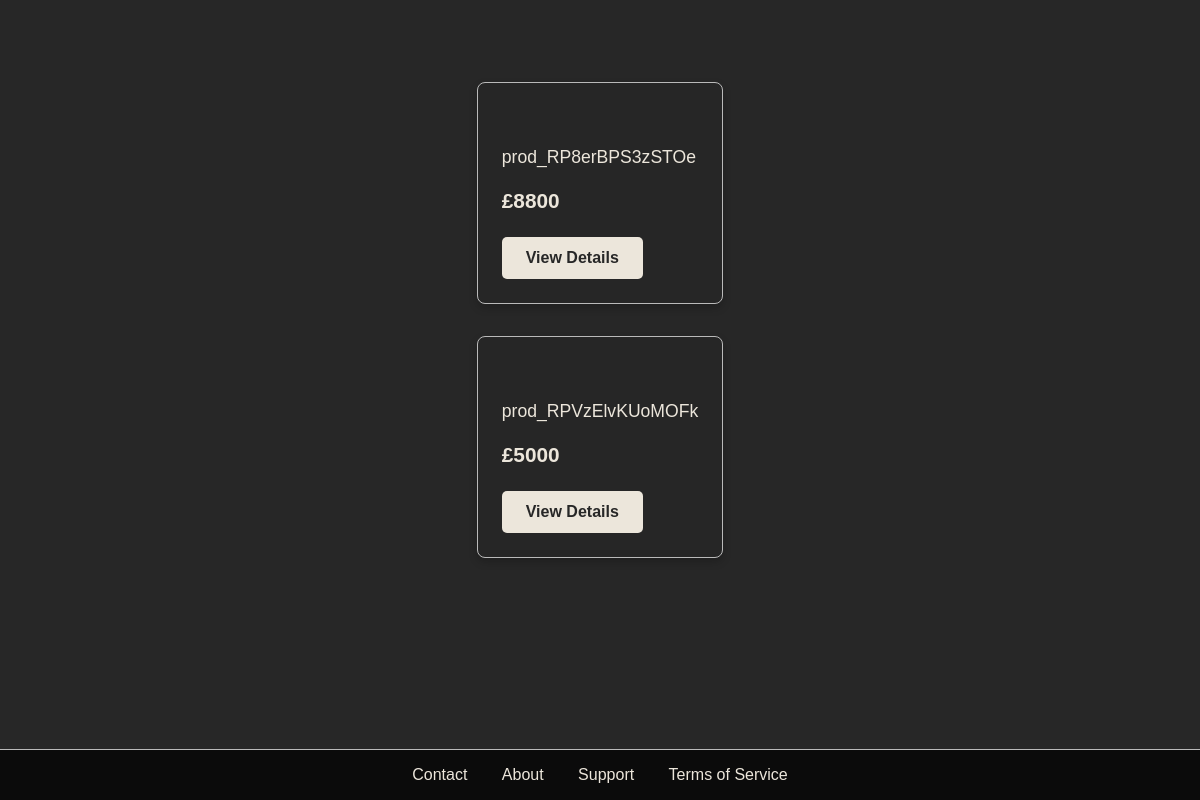
Screenshot of /prices with the database file from the repository.
### pages/classes/price/model.py (models this page shows, shortened)
class Price(models.Model):
    id = models.UUIDField(primary_key=True, default=uuid.uuid4, editable=False)
    currency = models.CharField(max_length=3)
    product = models.CharField(max_length=500)
    unit_amount = models.IntegerField(default=0)
    recurring = models.JSONField(max_length=1024, null=True)
    stripe_price_id = models.CharField(max_length=255, blank=True, null=True)
    created = models.DateTimeField(default=now)
    updated = models.DateTimeField(auto_now=True)
    deleted = models.DateTimeField(null=True, blank=True)

### pages/classes/price/view.py (the view, shortened to what this page needs)
# urls.py: path('prices', PricesView.as_view(), name="prices"),
class PricesView(APIView):
    def get(self, request):
        try:
            account = request.user
            prices = Price.objects.all()
            return render(request, 'prices.html', {'account':account, "prices": prices})
        except Exception as e:
            return Response(data={"error": f"'GET' Method Failed for PricesView: {e}"}, status=400)

### templates/prices.html (shortened to what this page needs)
<!DOCTYPE html>
<html lang="en">
<head>
</head>
<body>
    {% load static %}
    <video class="background-video" autoplay muted loop playsinline>
        <source src="{% static 'projectN.mp4' %}" type="video/mp4">
    </video>
    <div class="container">
        {% for price in prices %}
        <div class="price-card">
            <p class="price-text">{{ price.product }}</p>
            <p class="price-amount">£{{ price.unit_amount }}</p>
            <a href="{% url 'price' price.id %}" class="btn btn-primary">View Details</a>
        </div>
        {% endfor %}
    </div>
    <footer>
        <a href="{% url 'contact' %}">Contact</a>
        <a href="{% url 'about' %}">About</a>
        <a href="{% url 'support' %}">Support</a>
        <a href="{% url 'terms-of-service' %}">Terms of Service</a>
    </footer>
</body>
</html>

### templates/prices.html (style rules this page uses)
:root { --primary-color: #ECE6DB; --secondary-color: #BABABA; --background-color: #272727; --text-color: #ECE6DB; }
.background-video { position: fixed; top: 0; left: 0; width: 100%; height: 100%; object-fit: cover; z-index: -1; pointer-events: none; margin: 0; display: block; }
body { margin: 0; padding: 0; background-color: var(--background-color); font-family: 'Arial', sans-serif; color: var(--text-color); display: flex; flex-direction: column; min-height: 100vh; }
.container { max-width: 1200px; margin: 50px auto; padding: 2rem; flex-grow: 1; }
.price-card { background-color: rgba(39, 39, 39, 0.8); padding: 1.5rem; border: 1px solid var(--secondary-color); border-radius: 8px; box-shadow: 0 4px 8px rgba(0, 0, 0, 0.2); margin-bottom: 2rem; z-index: 1; }
.price-text { font-size: 1.1rem; color: var(--text-color); margin-bottom: 1rem; }
.price-amount { font-size: 1.3rem; font-weight: bold; color: var(--primary-color); margin-bottom: 1.5rem; }
.btn { padding: 0.75rem 1.5rem; border: none; border-radius: 5px; background-color: var(--primary-color); color: var(--background-color); font-size: 1rem; font-weight: bold; cursor: pointer; transition: background-color 0.3s ease, color 0.3s ease; text-decoration: none; display: inline-block; text-align: center; }
footer { background-color: rgba(0, 0, 0, 0.7); color: var(--primary-color); padding: 1rem; text-align: center; border-top: 1px solid var(--secondary-color); margin-top: auto; }
footer a { color: var(--primary-color); text-decoration: none; margin: 0 15px; }

### rows the page displays
Price: product "prod_RP8erBPS3zSTOe", unit_amount "8800"
Price: product "prod_RPVzElvKUoMOFk", unit_amount "5000"
